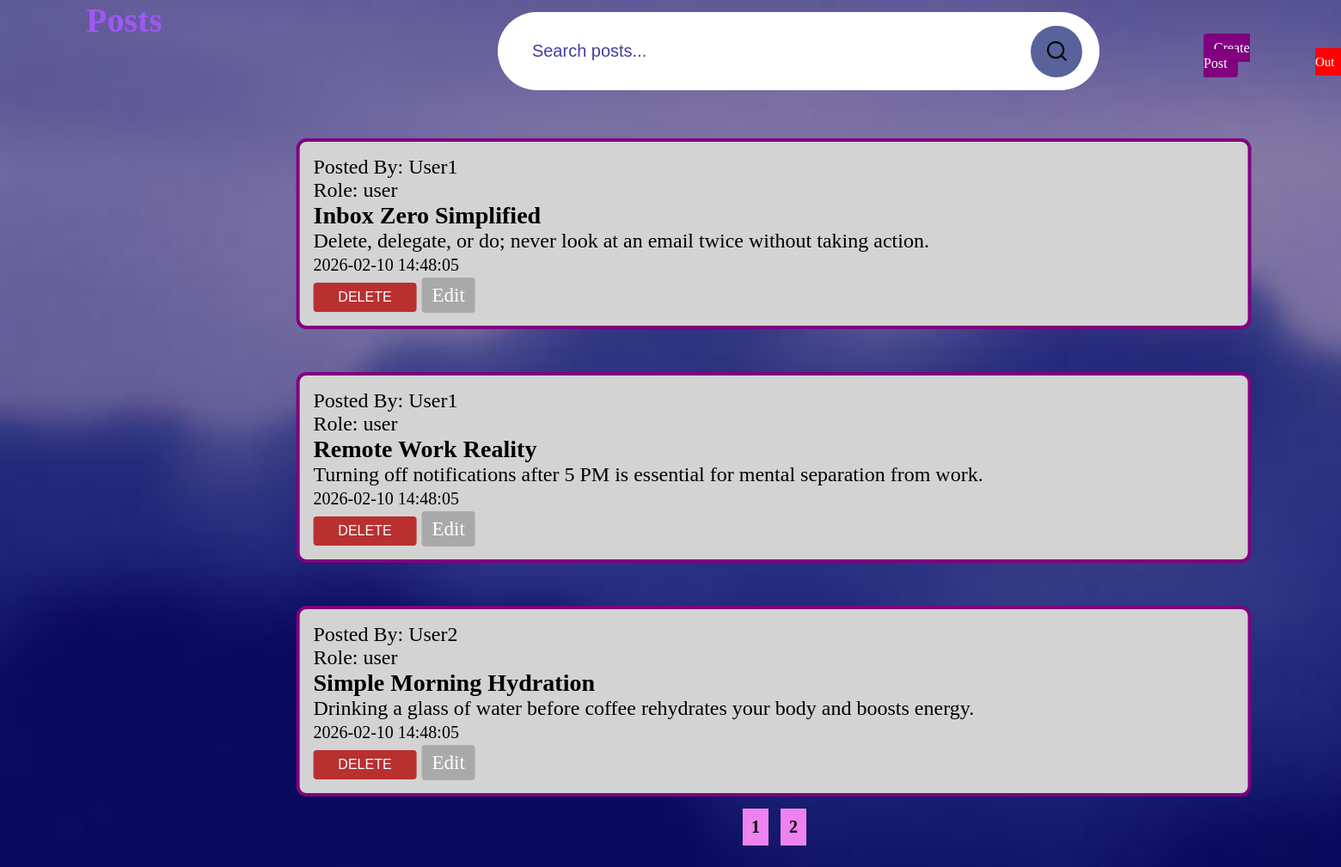
/index.php?page=2 (signed in), run on the app's committed database.
### tables this page shows
create table if not exists users (
    ID int auto_increment primary key,
    Username varchar(50) unique not null,
    Password varchar(255) not null,
    Role enum('admin','editor','user') not null,
    Created_at timestamp default current_timestamp
);

create table if not exists posts (
    ID int auto_increment primary key,
    User_ID int not null,
    Title varchar(255) not null,
    Content text not null,
    Created_at timestamp default current_timestamp
);

### index.php (the view, shortened to what this page needs)
<?php
require_once 'config.php';
$search = trim($_GET['search'] ?? '');
$page = max(1, intval($_GET['page'] ?? 1));
$limit = 5;
$offset = ($page - 1) * $limit;
$like = "%$search%";
$sql = "select  * from users";
$stmt = $conn->prepare($sql);
$stmt->execute();
$res = $stmt->get_result();
$users = $res->fetch_all(MYSQLI_ASSOC);
if ($search)
{
    $stmt = $conn->prepare("select SQL_CALC_FOUND_ROWS * from posts
        where Title like ? or Content like ?
        order by Created_at desc limit ?, ?");
    $stmt->bind_param("ssii", $like, $like, $offset, $limit);
}
else
{
    $stmt = $conn->prepare("select SQL_CALC_FOUND_ROWS * from posts
        order by Created_at desc limit ?, ?");
    $stmt->bind_param("ii",$offset, $limit);
}
$stmt->execute();
$res = $stmt->get_result();
$posts = $res->fetch_all(MYSQLI_ASSOC);
$totalRes = $conn->query("select FOUND_ROWS() as total");
$totalRows = $totalRes->fetch_assoc()['total'];
$totalPages = ceil($totalRows / $limit);
?>
<!DOCTYPE html>
<html>
<head>
</head>
<body>
    <header>
        <h1>Posts</h1>
        <nav>
            <a class="btn1 btn-primary" href="create.php">Create Post</a>
            <a class="btn2 btn-danger" type="submit" onclick="return confirm('Do you really want to Logout?');" href="logout.php">Log Out</a>
        </nav>
    </header>
    <form class="mb-3" method="get">
        <div class="input-group">
            <input type="text" name="search" value="<?= htmlspecialchars($search) ?>" class="form-control" placeholder="Search posts...">
            <button class="btn btn-primary"><img src="images/search.png"></button>
        </div>
    </form>
    <?php if (empty($posts)): ?>
        <div class = "alert-warning">No posts found!</div>
    <?php else: ?>
        <?php foreach ($posts as $p): ?>
            <?php foreach($users as $u): ?>
                    <?php if ($u['ID'] == $p['User_ID']): ?>
                        <div class="card mb-3">
                            <div class="card-body">
                            <?php echo "Posted By: ".$u['Username']. "<br>\n" ."Role: ".$u['Role']; ?>
                            <h3><?= htmlspecialchars($p['Title']) ?></h3>
                            <p><?= nl2br(htmlspecialchars($p['Content'])) ?></p>
                            <small class="text-muted"><?= $p['Created_at'] ?></small><br>
                            <div style="margin-top:8px;">
                                <form action="delete.php" method="POST" style="display:inline;">
                                    <button class="btn btn-danger" type="submit" onclick="return confirm('Delete this Post?');">Delete</button>
                                </form>
                                <a class="btn3" href="edit.php?ID=<?= $p["ID"] ?>">Edit</a>
                            </div>
                        </div>
                    <?php endif; ?>
                <?php endforeach; ?>
        <?php endforeach; ?>
        <div class="my-pigmentation-container">
            <nav aria-label="Page navigation">
                <ul class = "pagination">
                    <div style="padding: 20px; margin: 50px; position: relative; top: 50px;">
                        <?php for ($i = 1; $i <= $totalPages; $i++): ?>
                            <a href="?page=<?= $i ?>" style="display: inline-block; padding: 10px; margin: 5px; background: violet; color: black; text-decoration: none; font-size: 20px; font-weight: bold; border: none;">
                                <?= $i ?>
                            </a>
                        <?php endfor; ?>
                    </div>
                </ul>
            </nav>
        </div>
    <?php endif; ?>
</body>
</html>

### index.php (style rules this page uses)
* { margin: 0; padding: 0; box-sizing: border-box; }
body { width: 100%; min-height: 100vh; background-image: url("images/BG.jpeg"); background-repeat: no-repeat; background-size: cover; background-attachment: fixed; background-color: #25279b; display: flex; font-family: Tahoma; }
h1 { color: rgba(163, 87, 250, 0.94); font-size: 40px; position: relative; left: 100px; }
.input-group { max-width: 100%; width: 700px; background: white; display: flex; align-items: center; border-radius: 60px; padding: 10px 20px; backdrop-filter: blur(4px) saturate(180%); margin: 2% 0 0 70%; }
.input-group input { background: transparent; flex: 1; border: 0; outline: none; padding: 24px 20px; font-size: 20px; color: #423da1; }
::placeholder { color: #423da1; }
.input-group button img { width: 25px; max-width: 100%; }
.input-group button { border: 0; border-radius: 50%; width: 60px; max-width: 100%; height: 60px; max-height: 100%; background: #58629b; cursor: pointer; }
.card .card-body { width: 1111px; max-width: 100%; background: lightgrey; border: 4px solid purple; border-radius: 12px; padding: 16px; font-size: 150%; margin-top: 50px; transform: translate(-40%,50%); }
.card .card-body .btn { width: 120px; max-width: 100%; height:34px; max-height: 100%; border: none; outline: none; background: #b83030; cursor: pointer; font-size: 16px; text-transform: uppercase; color: white; border-radius: 4px; transition: .3s; }
.btn1 { text-decoration: none; color: white; background: purple; border-radius: 4px; padding: 8px 12px; font-size: 16px; position: relative; left: 1400px; }
.btn2 { text-decoration: none; color: white; background: red; border-radius: 4px; padding: 8px 12px; font-size: 15px; position: relative; left: 1530px; bottom: 20px; }
.btn3 { text-decoration: none; color: white; font-size: 23px; background: darkgrey; border-radius: 4px; padding: 8px 12px; }
.my-pigmentation-container { contain: style layout; }

### data on the page
posts: Title "Inbox Zero Simplified", Content "Delete, delegate, or do; never look at an email twice without taking action.", Created_at "2026-02-10 14:48:05"
users: Username "User1", Role "user"
posts: Title "Remote Work Reality", Content "Turning off notifications after 5 PM is essential for mental separation from work.", Created_at "2026-02-10 14:48:05"
posts: Title "Simple Morning Hydration", Content "Drinking a glass of water before coffee rehydrates your body and boosts energy.", Created_at "2026-02-10 14:48:05"
users: Username "User2", Role "user"
